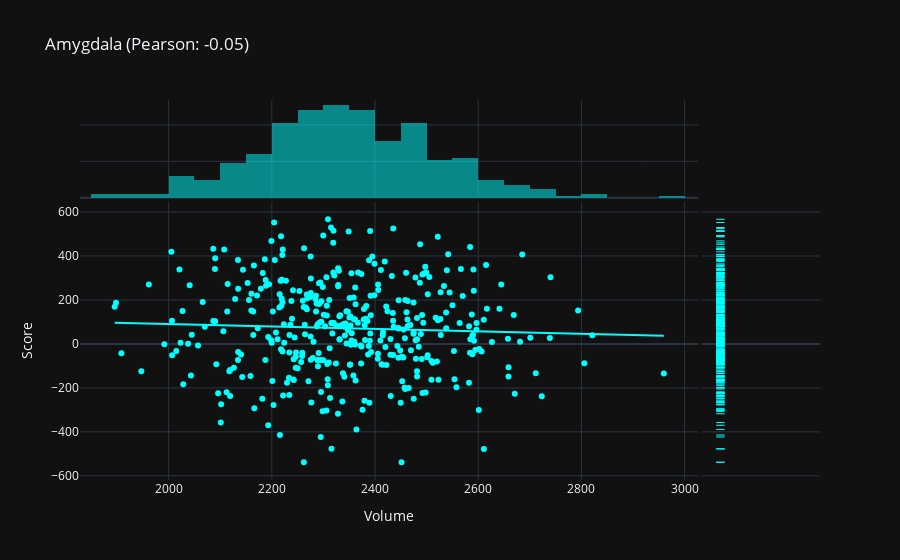

This figure's notebook cell:
### Markdown cell above
## We can dial into these figures!

Interactive figures can have multiple representations of the data, which is one of the many things that makes them cool. Yet, we can still select the type of data we are interested in and use it!

### Code cell
nlx.papers["10.55458/neurolibre.alberta2"].create_plotly_object_from('fig1')
#nlx.papers["10.55458/neurolibre.alberta2"].create_plotly_object_from('fig1', select_trace_type="histogram")
#nlx.papers["10.55458/neurolibre.alberta2"].create_plotly_object_from('fig1', select_trace_type="box")
#nlx.papers["10.55458/neurolibre.alberta2"].create_plotly_object_from('fig1', select_trace_type="scatter")
#nlx.papers["10.55458/neurolibre.alberta2"].create_plotly_object_from('fig1', select_trace_type="scatter",select_trace_mode="markers")

### Figure 1 — Plotly figure (JSON) as saved in the notebook; plotly's stock layout.template omitted (floating-point values rounded to 4 significant figures; data arrays with more than 128 entries replaced by an {"elided": "..."} marker saying what was removed)
{"data": [{"hovertemplate": "Volume=%{x}<br>Score=%{y}<extra></extra>", "legendgroup": "", "marker": {"color": "cyan", "symbol": "circle"}, "mode": "markers", "name": "", "orientation": "v", "showlegend": false, "type": "scatter", "x": {"elided": "400 float values"}, "xaxis": "x", "y": {"elided": "400 float values"}, "yaxis": "y"}, {"alignmentgroup": "True", "bingroup": "x", "hovertemplate": "Volume=%{x}<br>count=%{y}<extra></extra>", "legendgroup": "", "marker": {"color": "cyan"}, "name": "", "offsetgroup": "", "opacity": 0.5, "showlegend": false, "type": "histogram", "x": {"elided": "400 float values"}, "xaxis": "x3", "yaxis": "y3"}, {"alignmentgroup": "True", "boxpoints": "all", "fillcolor": "rgba(255,255,255,0)", "hoveron": "points", "hovertemplate": "Score=%{y}<extra></extra>", "jitter": 0, "legendgroup": "", "line": {"color": "rgba(255,255,255,0)"}, "marker": {"color": "cyan", "symbol": "line-ew-open"}, "name": "", "offsetgroup": "", "showlegend": false, "type": "box", "xaxis": "x2", "y": {"elided": "400 float values"}, "yaxis": "y2"}, {"hovertemplate": "<b>OLS trendline</b><br>Score = -0.0561263 * Volume + 203.138<br>R<sup>2</sup>=0.002158<br><br>Volume=%{x}<br>Score=%{y} <b>(trend)</b><extra></extra>", "legendgroup": "", "marker": {"color": "cyan", "symbol": "circle"}, "mode": "lines", "name": "", "showlegend": false, "type": "scatter", "x": {"elided": "400 float values"}, "xaxis": "x", "y": {"elided": "400 float values"}, "yaxis": "y"}], "layout": {"autosize": true, "barmode": "overlay", "legend": {"tracegroupgap": 0}, "title": {"text": "Amygdala (Pearson: -0.05)"}, "xaxis": {"anchor": "y", "autorange": true, "domain": [0, 0.8358], "range": [1831.0, 3025.0], "title": {"text": "Volume"}, "type": "linear"}, "xaxis2": {"anchor": "y2", "autorange": true, "domain": [0.8408, 1], "matches": "x2", "range": [-0.5186, 0.5], "showgrid": false, "showline": false, "showticklabels": false, "ticks": "", "type": "category"}, "xaxis3": {"anchor": "y3", "autorange": true, "domain": [0, 0.8358], "matches": "x", "range": [1831.0, 3025.0], "showgrid": true, "showticklabels": false, "type": "linear"}, "xaxis4": {"anchor": "y4", "domain": [0.8408, 1], "matches": "x2", "showgrid": false, "showline": false, "showticklabels": false, "ticks": ""}, "yaxis": {"anchor": "x", "autorange": true, "domain": [0, 0.7326], "range": [-617.2, 645.5], "title": {"text": "Score"}, "type": "linear"}, "yaxis2": {"anchor": "x2", "autorange": true, "domain": [0, 0.7326], "matches": "y", "range": [-617.2, 645.5], "showgrid": true, "showticklabels": false, "type": "linear"}, "yaxis3": {"anchor": "x3", "autorange": true, "domain": [0.7426, 1], "matches": "y3", "range": [0, 53.68], "showgrid": true, "showline": false, "showticklabels": false, "ticks": ""}, "yaxis4": {"anchor": "x4", "domain": [0.7426, 1], "matches": "y3", "showgrid": true, "showline": false, "showticklabels": false, "ticks": ""}}}
